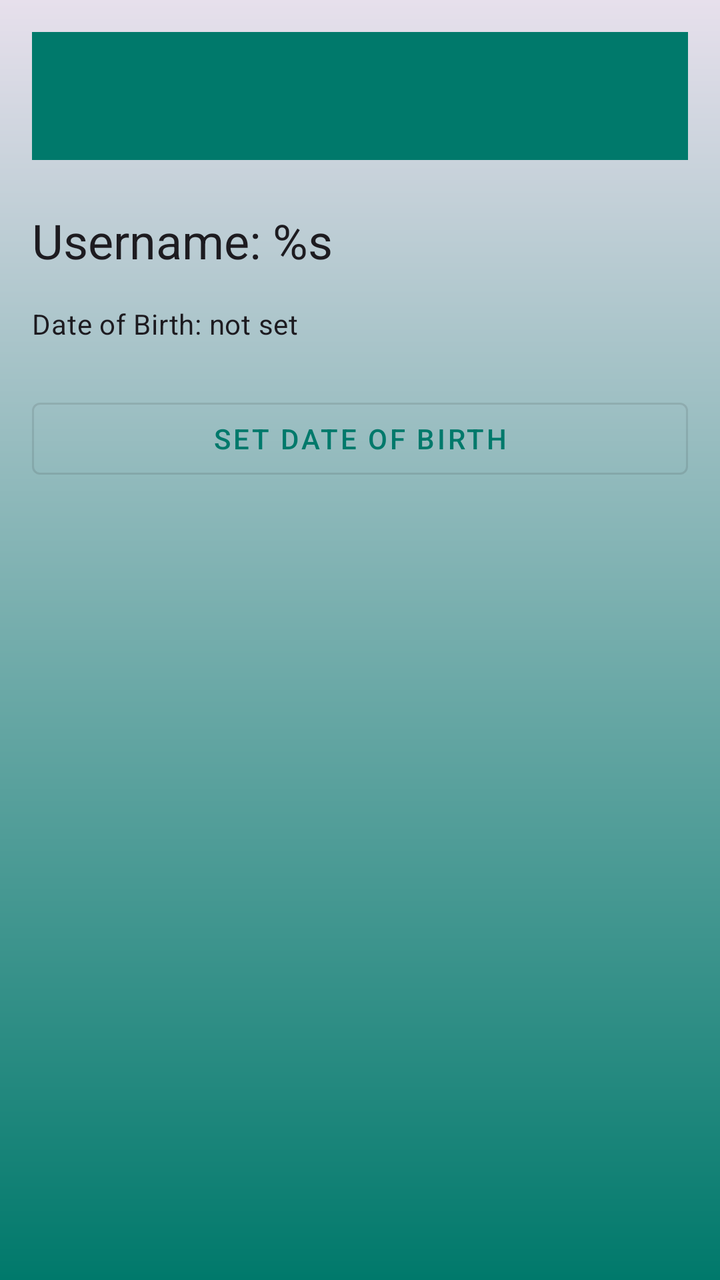
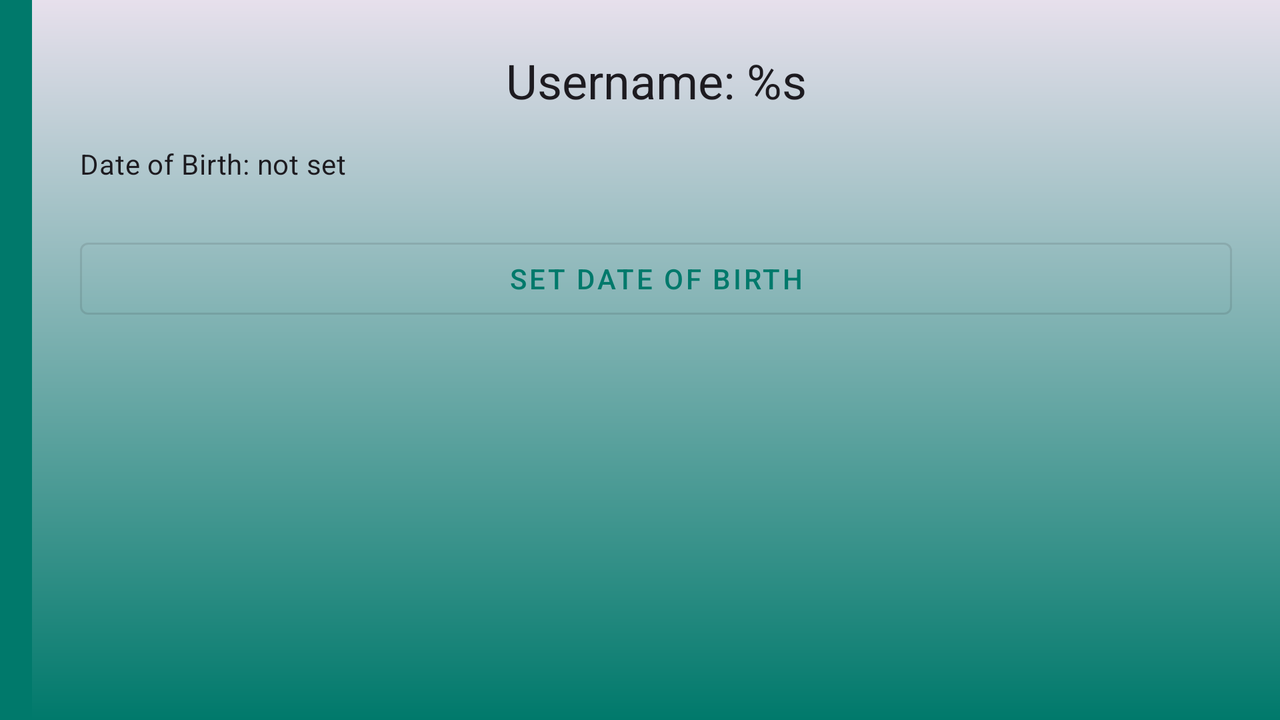

Two renders of one Android screen. The first uses the default layout on a phone; the second uses the alternative layout the repository ships for a different screen configuration, on a matching device. The two XML files are below.
<!-- AndroidManifest.xml: application theme Theme.HealthChatbotApp -->
<!-- res/layout/activity_profile.xml -->
<?xml version="1.0" encoding="utf-8"?>
<androidx.constraintlayout.widget.ConstraintLayout
    xmlns:android="http://schemas.android.com/apk/res/android"
    xmlns:app="http://schemas.android.com/apk/res-auto"
    android:id="@+id/main"
    android:layout_width="match_parent"
    android:layout_height="match_parent"
    android:background="@drawable/bg_chat_gradient"
    android:padding="16dp">

    
    <com.google.android.material.appbar.MaterialToolbar
        android:id="@+id/toolbar"
        android:layout_width="0dp"
        android:layout_height="?attr/actionBarSize"
        android:background="?attr/colorPrimary"
        app:layout_constraintTop_toTopOf="parent"
        app:layout_constraintStart_toStartOf="parent"
        app:layout_constraintEnd_toEndOf="parent"/>

    
    <com.google.android.material.textview.MaterialTextView
        android:id="@+id/tvUsername"
        android:layout_width="0dp"
        android:layout_height="wrap_content"
        style="?attr/textAppearanceHeadlineSmall"
        app:layout_constraintTop_toBottomOf="@id/toolbar"
        app:layout_constraintStart_toStartOf="parent"
        app:layout_constraintEnd_toEndOf="parent"
        android:layout_marginTop="24dp"
        android:text="@string/username_label"/>

    
    <com.google.android.material.textview.MaterialTextView
        android:id="@+id/tvDob"
        android:layout_width="0dp"
        android:layout_height="wrap_content"
        style="?attr/textAppearanceBodyMedium"
        app:layout_constraintTop_toBottomOf="@id/tvUsername"
        app:layout_constraintStart_toStartOf="parent"
        app:layout_constraintEnd_toEndOf="parent"
        android:layout_marginTop="16dp"
        android:text="@string/dob_label_not_set"/>

    
    <com.google.android.material.button.MaterialButton
        android:id="@+id/btnPickDob"
        style="@style/Widget.MaterialComponents.Button.OutlinedButton"
        android:layout_width="0dp"
        android:layout_height="wrap_content"
        android:layout_marginTop="24dp"
        android:text="@string/choose_dob"
        app:layout_constraintTop_toBottomOf="@id/tvDob"
        app:layout_constraintStart_toStartOf="parent"
        app:layout_constraintEnd_toEndOf="parent"/>

</androidx.constraintlayout.widget.ConstraintLayout>
<!-- resources referenced by this layout -->
<resources>
  <!-- drawable bg_chat_gradient (drawable) -->
  <shape xmlns:android="http://schemas.android.com/apk/res/android" android:shape="rectangle">
      <gradient
          android:startColor="?attr/colorPrimary"
          android:endColor="?attr/colorSurfaceVariant"
          android:angle="90"/>
  </shape>
  <string name="choose_dob">Set Date of Birth</string>
  <string name="dob_label_not_set">Date of Birth: not set</string>
  <string name="username_label">Username: %s</string>
  <style name="Theme.HealthChatbotApp" parent="Base.Theme.HealthChatbotApp" />
  <style name="Base.Theme.HealthChatbotApp" parent="Theme.Material3.DayNight.NoActionBar">
  
          
          <item name="colorPrimary">@color/md_theme_primary</item>
          <item name="colorOnPrimary">@color/md_theme_onPrimary</item>
          <item name="colorSecondary">@color/md_theme_secondary</item>
  
          
          <item name="android:windowBackground">@color/md_theme_background</item>
  
          
          <item name="colorSurface">@color/md_theme_background</item>
          <item name="colorOnSurface">@color/md_theme_onBackground</item>
  
          
          <item name="android:statusBarColor">@color/md_theme_primary</item>
          <item name="android:navigationBarColor">@color/md_theme_background</item>
  
      </style>
  <color name="md_theme_primary">#00796B</color>
  <color name="md_theme_onPrimary">#FFFFFF</color>
  <color name="md_theme_secondary">#80CBC4</color>
  <color name="md_theme_background">#F5F5F5</color>
  <color name="md_theme_onBackground">#212121</color>
</resources>
<!-- res/layout-land/activity_profile.xml (the repository's variant of the layout above) -->
<!-- drawn on the phone turned sideways -->
<?xml version="1.0" encoding="utf-8"?>
<androidx.constraintlayout.widget.ConstraintLayout
    xmlns:android="http://schemas.android.com/apk/res/android"
    xmlns:app="http://schemas.android.com/apk/res-auto"
    android:id="@+id/main"
    android:layout_width="match_parent"
    android:layout_height="match_parent"
    android:background="@drawable/bg_chat_gradient">

    
    <com.google.android.material.appbar.MaterialToolbar
        android:id="@+id/toolbar"
        android:layout_width="wrap_content"
        android:layout_height="0dp"
        android:background="?attr/colorPrimary"
        app:navigationIcon="@drawable/ic_baseline_arrow_back_24"
        app:navigationIconTint="@android:color/white"
        app:layout_constraintTop_toTopOf="parent"
        app:layout_constraintBottom_toBottomOf="parent"
        app:layout_constraintStart_toStartOf="parent"/>

    
    <LinearLayout
        android:orientation="vertical"
        android:layout_width="0dp"
        android:layout_height="0dp"
        android:padding="24dp"
        app:layout_constraintTop_toTopOf="parent"
        app:layout_constraintBottom_toBottomOf="parent"
        app:layout_constraintStart_toEndOf="@id/toolbar"
        app:layout_constraintEnd_toEndOf="parent">

        
        <com.google.android.material.textview.MaterialTextView
            android:id="@+id/tvUsername"
            android:layout_width="match_parent"
            android:layout_height="wrap_content"
            style="?attr/textAppearanceHeadlineSmall"
            android:text="@string/username_label"
            android:gravity="center"/>

        
        <com.google.android.material.textview.MaterialTextView
            android:id="@+id/tvDob"
            android:layout_width="match_parent"
            android:layout_height="wrap_content"
            style="?attr/textAppearanceBodyMedium"
            android:layout_marginTop="16dp"
            android:text="@string/dob_label_not_set"/>

        
        <com.google.android.material.button.MaterialButton
            android:id="@+id/btnPickDob"
            style="@style/Widget.MaterialComponents.Button.OutlinedButton"
            android:layout_width="match_parent"
            android:layout_height="wrap_content"
            android:layout_marginTop="24dp"
            android:text="@string/choose_dob"/>
    </LinearLayout>
</androidx.constraintlayout.widget.ConstraintLayout>
